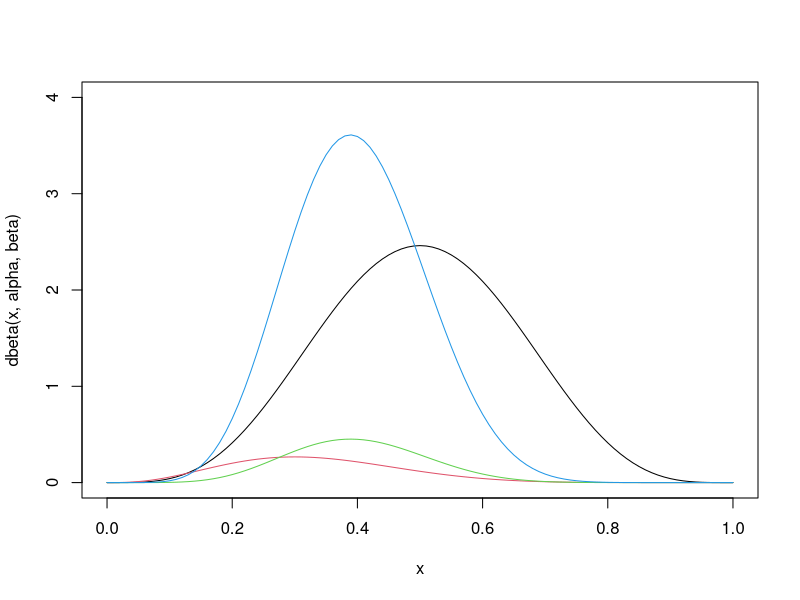
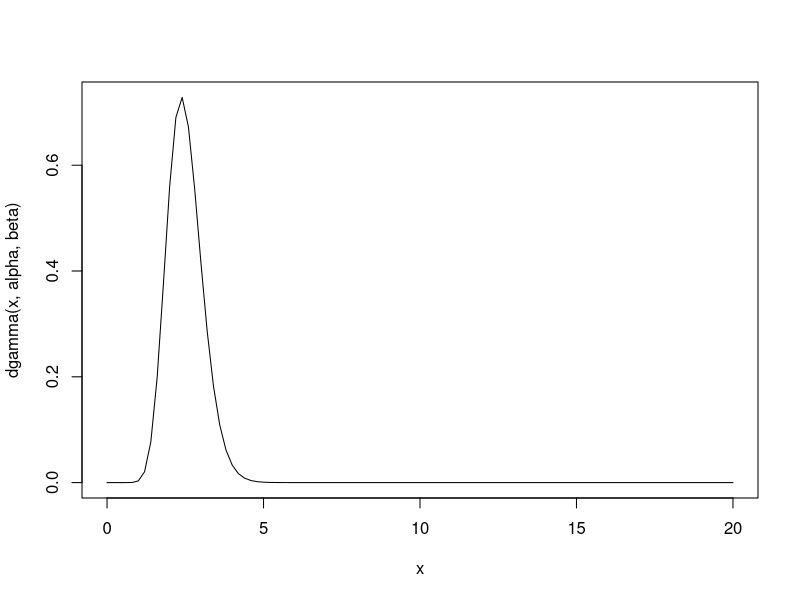

Reproduce these figures in R, in order. (Note: this script raises an error after producing the figures.)
### Lecture 5 demos

# Beta-binomial inference 

N <- 10 
y <- 3
alpha <- 5
beta <- 5 

# Adding the components 
curve(dbeta(x,alpha,beta),0,1,ylim = c(0,4)) # Prior 
#abline(v = 0.5,add=T)
curve(dbinom(y,N,x),0,1,col=2,add=T) # Likelihood 
#abline(v = 0.3, add = T,col=2 )

# Joint distro - i.e. product of likelihood and prior 
curve(dbinom(y,N,x)*dbeta(x,alpha,beta),0,1,col=3,add=T) # Likelihood

# Evaluating marginal of y 
grid_x <- seq(0,1,0.01)
delta_x <- 0.01 
joint <- rep(NA,length(grid_x))
for(i in 1:length(grid_x)){
  joint[i] = dbinom(y,N,grid_x[i])*dbeta(grid_x[i],alpha,beta)
}
sum(joint*delta_x) # 0.125 
# Just to drive home full posterior 
sum((joint/0.125)*delta_x)

# Manually getting inference - MLE 
which(joint == max(joint)) # 0.4 

# Mean 
sum(grid_x*joint*delta_x) 
# = 0.05, what's wrong with this picture? 


# Need to normalize the joint to get valid probabilistic inference!!!!!
# sum(grid_x*(joint/0.125)*delta_x)





# Posterior, i.e. normalized joint distro 
curve(dbeta(x,alpha+y,beta+N-y),col=4,add=T)
#abline(v=)

# manual moments 
(alpha + y)/(alpha + beta+N) #0.4 

## BIG NOTE: We will rarely be able to solve for the Bayesian posterior in closed form like this. 
## This single fact, more than any other, is what prevented Laplacian/Bayesian inference from dominating statistical 
## modeling and inference starting in the early 1800s. All kinds of mathematical trickery went into ways 
## of solving difficult integrals, or reducing complex models into tractable (usually Gaussian) distributions, 
## until computer technology advanced sufficiently. 

### CHALLENGE: Poisson-Gamma inference 

# you have a plant protection experiment with one treatment (terrible design!). You have placed 100 plants 
# in the field randomly and then you count the incidence of insects/plant in each treatment.

set.seed(12345)
insects_plants <- rpois(10,4.3)
save(insects_plants, file= "insects.rdata")

# Based on previous work in similar systems, you tend to see around 5 insects/plant on average, but this 
# can vary from around 1 to around 9. 

# Working with a conjugate gamma prior, find and graph the display of the prior, likelihood, joint and posterior densities.
# Now, compare your inference when your prior is substantially different, say a value centered at 30[10;50]. 

alpha <- 20
beta <- 8

# First, our prior: 
curve(dgamma(x,alpha,beta),0,20)

# Next, define function for likelihood 
pois_prod <- Vectorize(function(x,data,scale){
  like <- prod(dpois(as.vector(data),x))
  return(like*(10^scale))
},"x")

# PLOT 
ggplot(data = data.frame(x=c(0,10)),aes(x)) + 
  #stat_function(fun = id_func, args = list(scale=2))
  stat_function(fun = pois_prod, args = list(data=insects_plants,scale=9)) +
  stat_function(fun = dgamma, args = list(shape = alpha, rate = beta),col = "blue") +
  stat_function(fun = gamma_joint, args = list(data=insects_plants,scale=12,alpha=alpha,beta=beta),color = "green")


gamma_joint <- Vectorize(function(x,data,scale,alpha,beta){
  like <- prod(dpois(as.vector(data),x))*dgamma(x,alpha,beta)
  return(like*(10^scale))
},"x")


# Posterior inference 
grid_x <- seq(0,10,0.1)
delta_x <- 0.1 
jointSamps <- gamma_joint(grid_x,insects_plants,0,alpha,beta)
# Posterior expectation: sum(jointSamps*grid_x*delta_x)/sum(jointSamps*delta_x)
which(jointSamps==max(jointSamps))


